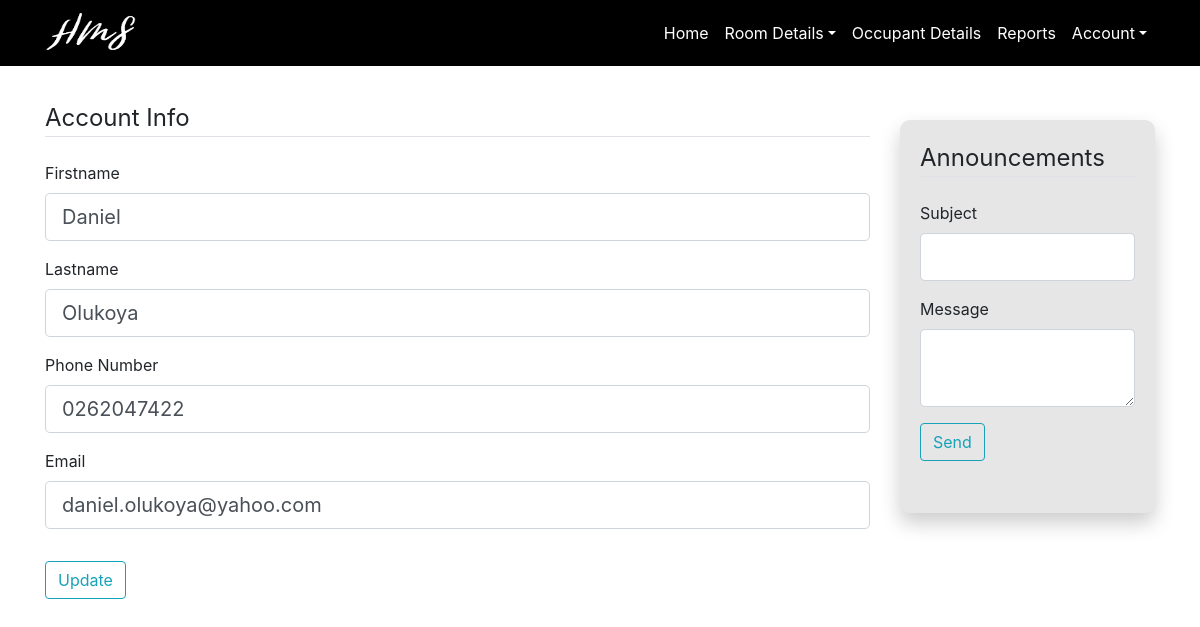
The app's page /admin/account (signed in), older data.
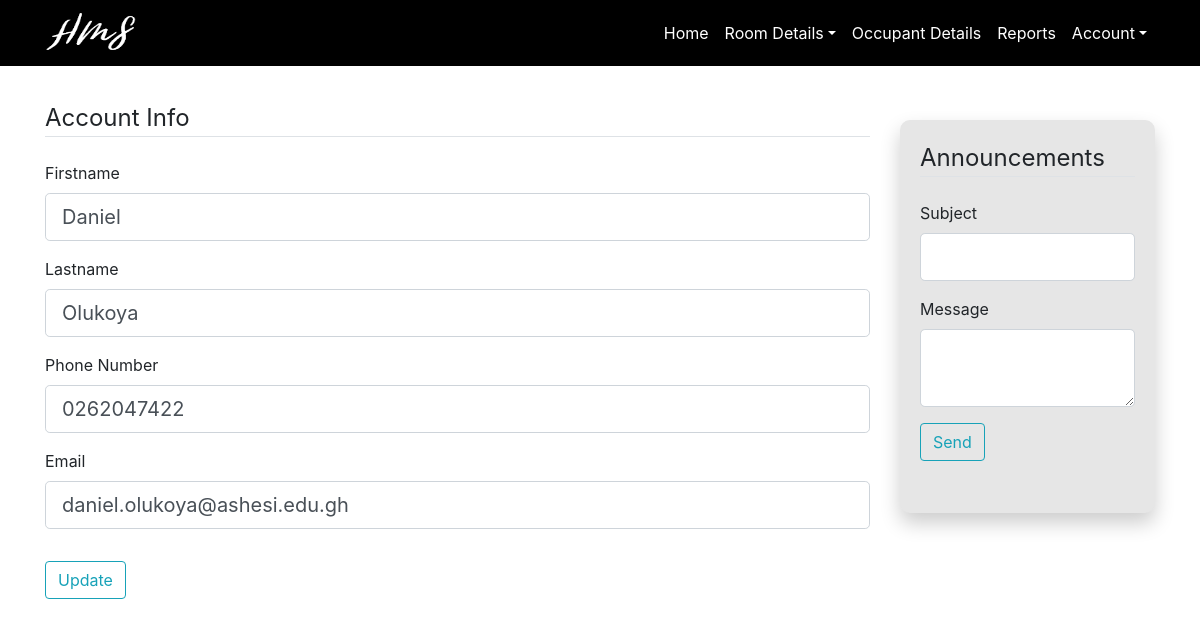
The same page, newer data.
### HMS/models.py (models this page shows, shortened)
class studentUser(db.Model, UserMixin):
    id = db.Column(db.Integer, primary_key=True)
    firstname = db.Column(db.String(20), nullable=False)
    lastname = db.Column(db.String(20), nullable=False)
    email = db.Column(db.String(120), unique=True, nullable=False)
    number = db.Column(db.String(10), unique=True, nullable=False)
    gender = db.Column(db.String(10), nullable=False)
    password = db.Column(db.String(60), nullable=False)

### HMS/routes.py (the view)
@app.route("/admin/account", methods=['GET', 'POST'])
@login_required
def updateaccount():
    form = UpdateAccountForm()
    form2 = AnnouncementForm()
    if form.validate_on_submit():
        current_user.firstname = form.firstname.data
        current_user.lastname = form.lastname.data
        current_user.number = form.number.data
        current_user.email = form.email.data
        db.session.commit()
        flash('Your account has been updated!', 'success')
        return redirect(url_for('updateaccount'))
    elif request.method == 'GET':
        form.firstname.data = current_user.firstname
        form.lastname.data = current_user.lastname
        form.number.data = current_user.number
        form.email.data = current_user.email
    return render_template('updateaccount.html', title='Account', form=form, form2=form2)

### HMS/forms.py (shortened to what this page needs)
class UpdateAccountForm(FlaskForm):
    firstname = StringField('Firstname',
                            validators=[DataRequired(), Length(min=2, max=20)])
    lastname = StringField('Lastname',
                           validators=[DataRequired(), Length(min=2, max=20)])
    number = StringField('Phone Number',
                         validators=[DataRequired(), Length(min=9, max=20)])
    email = StringField('Email',
                        validators=[DataRequired(), Email()])
    submit = SubmitField('Update')

class AnnouncementForm(FlaskForm):
    subject = StringField('Subject', validators=[DataRequired()])
    message = TextAreaField('Message', validators=[DataRequired()])
    submit = SubmitField('Send')

### HMS/models.py (called while the page is built)
@login_manager.user_loader
def load_user(user_id):
    return studentUser.query.get(int(user_id))

### HMS/templates/updateaccount.html (shortened to what this page needs)
{% extends "admin_layout.html" %}
{% block content %}
    <form method="POST" action="" enctype="multipart/form-data">
        <fieldset class="form-group">
            <legend class="border-bottom mb-4">Account Info</legend>
            <div class="form-group">
                {{ form.firstname.label(class="form-control-label") }}
                {% if form.firstname.errors %}
                    {{ form.firstname(class="form-control form-control-lg is-invalid") }}
                    <div class="invalid-feedback">
                        {% for error in form.firstname.errors %}
                            <span>{{ error }}</span>
                        {% endfor %}
                    </div>
                {% else %}
                    {{ form.firstname(class="form-control form-control-lg") }}
                {% endif %}
            </div>
            <div class="form-group">
                {{ form.lastname.label(class="form-control-label") }}
                {% if form.lastname.errors %}
                    {{ form.lastname(class="form-control form-control-lg is-invalid") }}
                    <div class="invalid-feedback">
                        {% for error in form.lastname.errors %}
                            <span>{{ error }}</span>
                        {% endfor %}
                    </div>
                {% else %}
                    {{ form.lastname(class="form-control form-control-lg") }}
                {% endif %}
            </div>
            <div class="form-group">
                {{ form.number.label(class="form-control-label") }}
                {% if form.number.errors %}
                    {{ form.number(class="form-control form-control-lg is-invalid") }}
                    <div class="invalid-feedback">
                        {% for error in form.number.errors %}
                            <span>{{ error }}</span>
                        {% endfor %}
                    </div>
                {% else %}
                    {{ form.number(class="form-control form-control-lg") }}
                {% endif %}
            </div>
            <div class="form-group">
                {{ form.email.label(class="form-control-label") }}
                {% if form.email.errors %}
                    {{ form.email(class="form-control form-control-lg is-invalid") }}
                    <div class="invalid-feedback">
                        {% for error in form.email.errors %}
                            <span>{{ error }}</span>
                        {% endfor %}
                    </div>
                {% else %}
                    {{ form.email(class="form-control form-control-lg") }}
                {% endif %}
            </div>
        </fieldset>
        <div class="form-group">
            {{ form.submit(class="btn btn-outline-info") }}
        </div>
    </form>
{% endblock content%}

### HMS/templates/admin_layout.html (shortened to what this page needs)
<!DOCTYPE html>
<html lang="en">
<head>
    <link rel="stylesheet" href="https://stackpath.bootstrapcdn.com/bootstrap/4.1.1/css/bootstrap.min.css">
    <link href="../static/main.css" rel="stylesheet">
<body>
    <header>
        <nav class="navbar navbar-expand-lg navbar-light navbar-fixed-top" id="mainNav">
            <div class="container">
                <a href="/"> <img class="icon navbar-brand js-scroll-trigger" src="/static/img/whitelogo.png" alt="HMS icon" href="{{ url_for('home') }}"> </a>
                <div class="collapse navbar-collapse" id="navbarResponsive">
                    <ul class="navbar-nav ml-auto">
                        <li class="nav-item">
                          <a class="nav-link js-scroll-trigger text-white" href="{{ url_for('admin')}}">Home</a>
                        </li>
                        <li class="nav-item dropdown">
                            <a class="nav-link dropdown-toggle text-white" data-toggle="dropdown" href="#" role="button" aria-haspopup="true" aria-expanded="false">Room Details</a>
                        </li>
                        <li class="nav-item">
                          <a class="nav-link js-scroll-trigger text-white" href="{{ url_for('occupants_details') }}">Occupant Details</a>
                        </li>
                        <li class="nav-item">
                          <a class="nav-link js-scroll-trigger text-white" href="#">Reports</a>
                        </li>
                        <li class="nav-item dropdown">
                            <a class="nav-link dropdown-toggle text-white" data-toggle="dropdown" href="#" role="button" aria-haspopup="true" aria-expanded="false">Account</a>
                        </li>
                    </ul>
                </div>
            </div>
        </nav>
    </header>
    <main role = "main" class="container">
        <div class="row">
            <div class="col-md-9" style="margin-top: 100px">
                {% block content %}
                {% endblock %}
            </div>
             <div class="col-md-3">
                <div style="margin-top: 120px;padding: 20px; background: #E6E6E6;border-radius: 10px;box-shadow: 0 10px 20px rgba(0,0,0,0.2);">
                    <legend class="border-bottom mb-4">Announcements</legend>
                    <fieldset class="form-group">
                        <div class="form-group">
                            {{ form2.subject.label(class="form-control-label") }}
                            {% if form2.subject.errors %}
                                {{ form2.subject(class="form-control form-control-lg is-invalid") }}
                                <div class="invalid-feedback">
                                    {% for error in form2.subject.errors %}
                                        <span>{{ error }}</span>
                                    {% endfor %}
                                </div>
                            {% else %}
                                {{ form2.subject(class="form-control form-control-lg") }}
                            {% endif %}
                        </div>
                        <div class="form-group">
                            {{ form2.message.label(class="form-control-label") }}
                                {% if form2.message.errors %}
                                    {{ form2.message(class="form-control form-control-lg is-invalid") }}
                                    <div class="invalid-feedback">
                                        {% for error in form2.message.errors %}
                                            <span>{{ error }}</span>
                                        {% endfor %}
                                    </div>
                                {% else %}
                                    {{ form2.message(class="form-control form-control-lg") }}
                                {% endif %}
                        </div>
                        <div class="form-group">
                            {{ form2.submit(class="btn btn-outline-info") }}
                        </div>
                    </fieldset>
                </div>
          </div>
        </div>
    </main>
</body>
</html>

### HMS/static/main.css (style rules this page uses)
.icon { width:91px; height:50px; }
.navbar { background-color: rgba(0,0,0,1); position: fixed; z-index: 9; width: 100%; box-shadow: 3px; }

Row changes from the older to the newer data that the page shows:
changed studentUser "Daniel": email "daniel.olukoya@yahoo.com" → "daniel.olukoya@ashesi.edu.gh"
